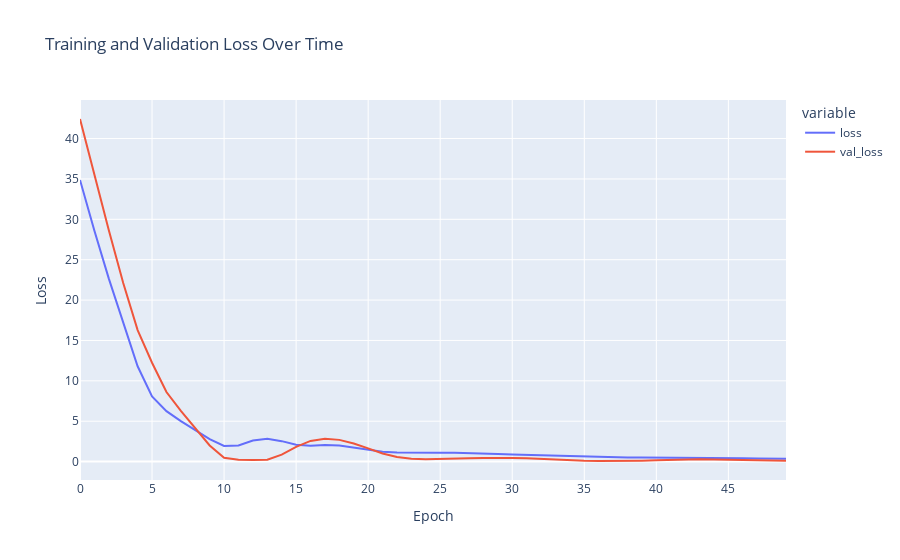

Write notebook code for a chart like this one.
### Code cell
fig = px.line(
    history.history, # history will be an object with attributes as list having the metric values for each epoch
    y=['loss', 'val_loss'],
    labels={'index': "Epoch", 'value': "Loss"},
    title="Training and Validation Loss Over Time"
)

fig.show()

### Figure 1 — Plotly figure (JSON) as saved in the notebook; plotly's stock layout.template omitted (floating-point values rounded to 4 significant figures)
{"data": [{"hovertemplate": "variable=loss<br>Epoch=%{x}<br>Loss=%{y}<extra></extra>", "legendgroup": "loss", "line": {"color": "#636efa", "dash": "solid"}, "marker": {"symbol": "circle"}, "mode": "lines", "name": "loss", "orientation": "v", "showlegend": true, "type": "scatter", "x": [0, 1, 2, 3, 4, 5, 6, 7, 8, 9, 10, 11, 12, 13, 14, 15, 16, 17, 18, 19, 20, 21, 22, 23, 24, 25, 26, 27, 28, 29, 30, 31, 32, 33, 34, 35, 36, 37, 38, 39, 40, 41, 42, 43, 44, 45, 46, 47, 48, 49], "xaxis": "x", "y": [34.88, 28.57, 22.66, 17.08, 11.8, 8.069, 6.248, 5.021, 3.891, 2.794, 1.93, 1.987, 2.614, 2.831, 2.532, 2.09, 1.972, 2.064, 1.989, 1.715, 1.426, 1.224, 1.117, 1.085, 1.083, 1.09, 1.083, 1.06, 0.9991, 0.9489, 0.8816, 0.8257, 0.768, 0.7081, 0.6494, 0.5985, 0.5664, 0.543, 0.5192, 0.4914, 0.4666, 0.4486, 0.4513, 0.4502, 0.4401, 0.4247, 0.4065, 0.3903, 0.3774, 0.365], "yaxis": "y"}, {"hovertemplate": "variable=val_loss<br>Epoch=%{x}<br>Loss=%{y}<extra></extra>", "legendgroup": "val_loss", "line": {"color": "#EF553B", "dash": "solid"}, "marker": {"symbol": "circle"}, "mode": "lines", "name": "val_loss", "orientation": "v", "showlegend": true, "type": "scatter", "x": [0, 1, 2, 3, 4, 5, 6, 7, 8, 9, 10, 11, 12, 13, 14, 15, 16, 17, 18, 19, 20, 21, 22, 23, 24, 25, 26, 27, 28, 29, 30, 31, 32, 33, 34, 35, 36, 37, 38, 39, 40, 41, 42, 43, 44, 45, 46, 47, 48, 49], "xaxis": "x", "y": [42.42, 35.48, 28.64, 22.12, 16.29, 12.24, 8.61, 6.287, 4.098, 1.993, 0.4617, 0.2365, 0.1854, 0.2318, 0.8614, 1.831, 2.559, 2.829, 2.69, 2.248, 1.634, 1.006, 0.5582, 0.3543, 0.2906, 0.3008, 0.3493, 0.4091, 0.446, 0.4776, 0.4591, 0.4063, 0.3188, 0.2214, 0.1472, 0.1034, 0.07946, 0.07324, 0.08387, 0.113, 0.1603, 0.2163, 0.2626, 0.282, 0.2674, 0.2285, 0.1836, 0.1472, 0.1258, 0.1196], "yaxis": "y"}], "layout": {"legend": {"title": {"text": "variable"}, "tracegroupgap": 0}, "title": {"text": "Training and Validation Loss Over Time"}, "xaxis": {"anchor": "y", "domain": [0, 1], "title": {"text": "Epoch"}}, "yaxis": {"anchor": "x", "domain": [0, 1], "title": {"text": "Loss"}}}}
